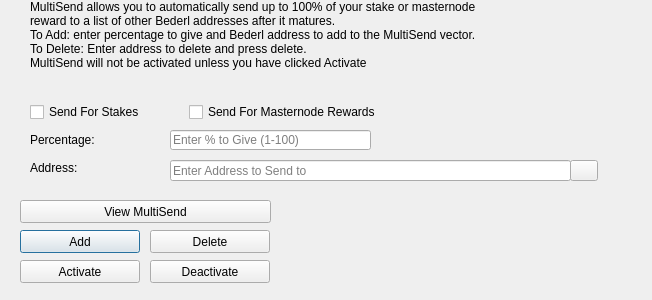
<?xml version="1.0" encoding="UTF-8"?>
<ui version="4.0">
 <class>MultiSendDialog</class>
 <widget class="QDialog" name="MultiSendDialog">
  <property name="windowModality">
   <enum>Qt::NonModal</enum>
  </property>
  <property name="geometry">
   <rect>
    <x>0</x>
    <y>0</y>
    <width>652</width>
    <height>300</height>
   </rect>
  </property>
  <property name="windowTitle">
   <string>MultiSend</string>
  </property>
  <widget class="QLineEdit" name="multiSendPercentEdit">
   <property name="geometry">
    <rect>
     <x>170</x>
     <y>130</y>
     <width>201</width>
     <height>20</height>
    </rect>
   </property>
   <property name="toolTip">
    <string>Enter whole numbers 1 - 100</string>
   </property>
   <property name="placeholderText">
    <string>Enter % to Give (1-100)</string>
   </property>
  </widget>
  <widget class="QLineEdit" name="multiSendAddressEdit">
   <property name="geometry">
    <rect>
     <x>170</x>
     <y>160</y>
     <width>401</width>
     <height>21</height>
    </rect>
   </property>
   <property name="toolTip">
    <string/>
   </property>
   <property name="placeholderText">
    <string>Enter Address to Send to</string>
   </property>
  </widget>
  <widget class="QLabel" name="label_2">
   <property name="geometry">
    <rect>
     <x>30</x>
     <y>0</y>
     <width>451</width>
     <height>121</height>
    </rect>
   </property>
   <property name="lineWidth">
    <number>1</number>
   </property>
   <property name="text">
    <string>MultiSend allows you to automatically send up to 100% of your stake or masternode reward to a list of other Bederl addresses after it matures.
To Add: enter percentage to give and Bederl address to add to the MultiSend vector.
To Delete: Enter address to delete and press delete.
MultiSend will not be activated unless you have clicked Activate</string>
   </property>
   <property name="alignment">
    <set>Qt::AlignLeading|Qt::AlignLeft|Qt::AlignTop</set>
   </property>
   <property name="wordWrap">
    <bool>true</bool>
   </property>
  </widget>
  <widget class="QLabel" name="message">
   <property name="geometry">
    <rect>
     <x>290</x>
     <y>200</y>
     <width>351</width>
     <height>91</height>
    </rect>
   </property>
   <property name="text">
    <string/>
   </property>
  </widget>
  <widget class="QPushButton" name="addButton">
   <property name="geometry">
    <rect>
     <x>20</x>
     <y>230</y>
     <width>120</width>
     <height>23</height>
    </rect>
   </property>
   <property name="toolTip">
    <string/>
   </property>
   <property name="statusTip">
    <string>Add to MultiSend Vector</string>
   </property>
   <property name="text">
    <string>Add</string>
   </property>
  </widget>
  <widget class="QPushButton" name="disableButton">
   <property name="geometry">
    <rect>
     <x>150</x>
     <y>260</y>
     <width>120</width>
     <height>23</height>
    </rect>
   </property>
   <property name="statusTip">
    <string>Deactivate MultiSend</string>
   </property>
   <property name="text">
    <string>Deactivate</string>
   </property>
  </widget>
  <widget class="QPushButton" name="addressBookButton">
   <property name="geometry">
    <rect>
     <x>570</x>
     <y>160</y>
     <width>28</width>
     <height>21</height>
    </rect>
   </property>
   <property name="toolTip">
    <string>Choose an address from the address book</string>
   </property>
   <property name="text">
    <string/>
   </property>
   <property name="icon">
    <iconset resource="../bederl.qrc">
     <normaloff>:/icons/address-book</normaloff>:/icons/address-book</iconset>
   </property>
   <property name="shortcut">
    <string>Alt+A</string>
   </property>
   <property name="autoDefault">
    <bool>false</bool>
   </property>
  </widget>
  <widget class="QLabel" name="label">
   <property name="geometry">
    <rect>
     <x>30</x>
     <y>130</y>
     <width>121</width>
     <height>20</height>
    </rect>
   </property>
   <property name="toolTip">
    <string>Percentage of stake to send</string>
   </property>
   <property name="text">
    <string>Percentage:</string>
   </property>
  </widget>
  <widget class="QLabel" name="label_5">
   <property name="geometry">
    <rect>
     <x>30</x>
     <y>160</y>
     <width>111</width>
     <height>16</height>
    </rect>
   </property>
   <property name="toolTip">
    <string>Address to send portion of stake to</string>
   </property>
   <property name="text">
    <string>Address:</string>
   </property>
  </widget>
  <widget class="QPushButton" name="deleteButton">
   <property name="geometry">
    <rect>
     <x>150</x>
     <y>230</y>
     <width>120</width>
     <height>23</height>
    </rect>
   </property>
   <property name="toolTip">
    <string/>
   </property>
   <property name="statusTip">
    <string>Delete Address From MultiSend Vector</string>
   </property>
   <property name="text">
    <string>Delete</string>
   </property>
  </widget>
  <widget class="QPushButton" name="activateButton">
   <property name="geometry">
    <rect>
     <x>20</x>
     <y>260</y>
     <width>120</width>
     <height>23</height>
    </rect>
   </property>
   <property name="statusTip">
    <string>Activate MultiSend</string>
   </property>
   <property name="text">
    <string>Activate</string>
   </property>
  </widget>
  <widget class="QPushButton" name="viewButton">
   <property name="geometry">
    <rect>
     <x>20</x>
     <y>200</y>
     <width>251</width>
     <height>23</height>
    </rect>
   </property>
   <property name="toolTip">
    <string/>
   </property>
   <property name="statusTip">
    <string>View MultiSend Vector</string>
   </property>
   <property name="text">
    <string>View MultiSend</string>
   </property>
  </widget>
  <widget class="QWidget" name="horizontalLayoutWidget">
   <property name="geometry">
    <rect>
     <x>30</x>
     <y>100</y>
     <width>351</width>
     <height>24</height>
    </rect>
   </property>
   <layout class="QHBoxLayout" name="horizontalLayout">
    <item>
     <widget class="QCheckBox" name="multiSendStakeCheckBox">
      <property name="text">
       <string>Send For Stakes</string>
      </property>
     </widget>
    </item>
    <item>
     <widget class="QCheckBox" name="multiSendMasternodeCheckBox">
      <property name="text">
       <string>Send For Masternode Rewards</string>
      </property>
     </widget>
    </item>
   </layout>
  </widget>
 </widget>
 <resources>
  <include location="../bederl.qrc"/>
 </resources>
 <connections/>
</ui>
